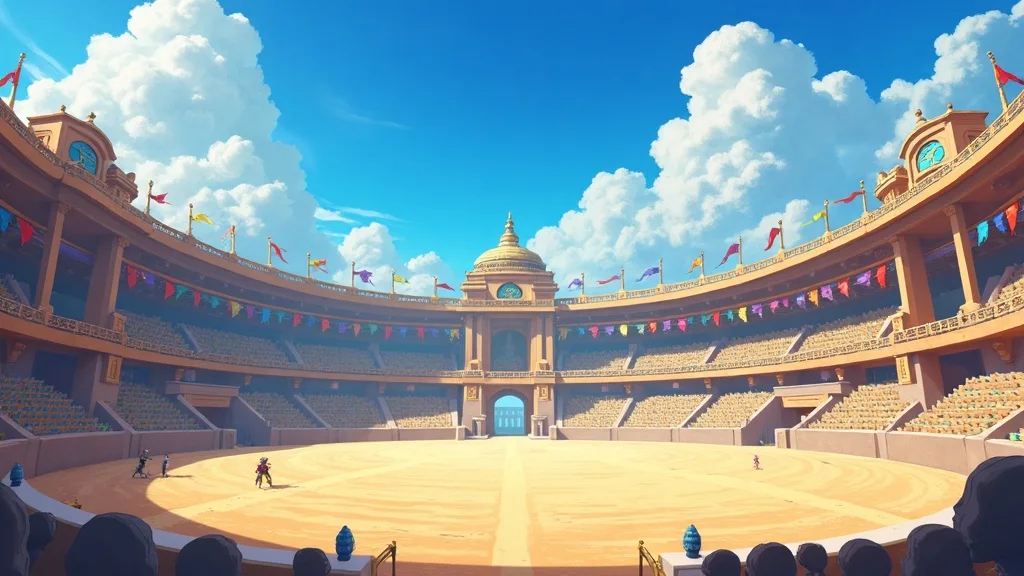
#> input picture shinobij.client/dist/Pet-battle-arena.webp, 1024 x 576 px
$ python -i audit_motion.py   (imports and definitions only)
#> lines starting #> are read from the running program, lines starting #| are printed output that depends on the picture
"""Rank trailer clips by measured frame-to-frame motion."""

from __future__ import annotations

import argparse
import re
from pathlib import Path

import cv2
import numpy as np


def parse_manifest(path: Path) -> list[Path]:
    clips: list[Path] = []
    for line in path.read_text(encoding="utf-8").splitlines():
        match = re.fullmatch(r"file '(.+)'", line.strip())
        if match:
            clips.append(Path(match.group(1)))
    return clips


def measure(path: Path) -> tuple[float, float, int]:
    capture = cv2.VideoCapture(str(path))
    previous: np.ndarray | None = None
    deltas: list[float] = []
    while True:
        ok, frame = capture.read()
#> frame is the input picture: shape (576, 1024, 3); mean B, G, R 157.2, 151.5, 131.9
        if not ok:
            break
        gray = cv2.cvtColor(cv2.resize(frame, (160, 90)), cv2.COLOR_BGR2GRAY)
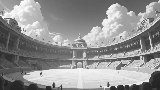
#> gray: shape (90, 160); min 31, max 252, mean 146.2
        if previous is not None:
            deltas.append(float(cv2.absdiff(previous, gray).mean()))
        previous = gray
    capture.release()
    if not deltas:
        return 0.0, 0.0, 0
    return float(np.mean(deltas)), float(np.percentile(deltas, 25)), len(deltas) + 1


def main() -> None:
    parser = argparse.ArgumentParser()
    parser.add_argument("manifest", type=Path)
    args = parser.parse_args()
    rows = []
    for index, clip in enumerate(parse_manifest(args.manifest)):
        mean, lower_quartile, frames = measure(clip)
        rows.append((mean, lower_quartile, index, frames, clip.name))
    for mean, lower_quartile, index, frames, name in sorted(rows):
        print(f"{index:03d} mean={mean:6.3f} p25={lower_quartile:6.3f} frames={frames:3d} {name}")


# [2 lines not run here, left out]

>>> result = measure('../../shinobij.client/dist/Pet-battle-arena.webp')

$ run again, on shinobij.client/dist/landing-hero.webp
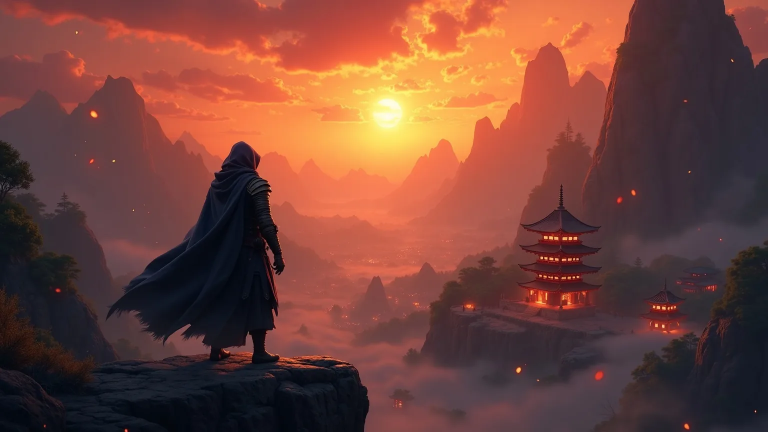
#> input picture shinobij.client/dist/landing-hero.webp, 1536 x 864 px (shown at 1/2 size)
#> in measure, frame is the input picture: shape (864, 1536, 3); mean B, G, R 58.4, 68, 116.3
#> in measure, `gray = cv2.cvtColor(cv2.resize(frame, (160, 90)), cv2.COLOR_BGR2GRAY)`:
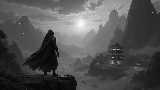
#> gray: shape (90, 160); min 5, max 250, mean 81.4
